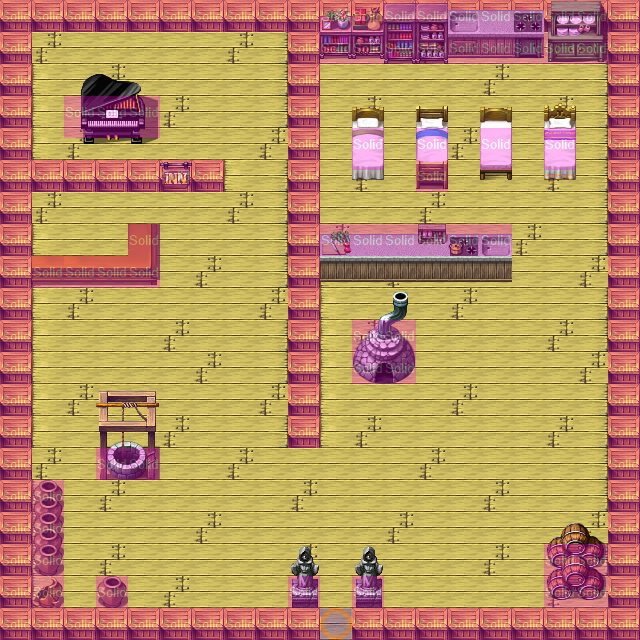

Tiled map render using the project's own tile images. Description and the map definition, with tile-layer contents summarised, below:
An orthogonal 20x20 tile map with 32x32 px tiles, 6 tile layers (Void, BG, Items, Overlay, ...), 5 tilesets.

<map version="1.0" orientation="orthogonal" renderorder="right-down" width="20" height="20" tilewidth="32" tileheight="32" nextobjectid="1">
 <properties>
  <property name="warp_1" value="Home_1_8" />
 </properties>
 <tileset firstgid="1" source="../Tilesets/Specials.tsx" />
 <tileset firstgid="65" source="../Tilesets/LPC_terrain.tsx" />
 <tileset firstgid="1089" source="../Tilesets/Farm_Fishing.tsx" />
 <tileset firstgid="1489" name="TileD" tilewidth="32" tileheight="32">
  <image source="../Random/tiled.png" width="512" height="512" />
 </tileset>
 <tileset firstgid="1745" name="TileB" tilewidth="32" tileheight="32">
  <image source="../Random/tileb.png" width="512" height="512" />
 </tileset>
 <layer name="Void" width="20" height="20">
  <data>[400 cells, 400 non-empty, 1 distinct tile ids]</data>
 </layer>
 <layer name="BG" width="20" height="20">
  <data>[400 cells, 400 non-empty, 5 distinct tile ids]</data>
 </layer>
 <layer name="Items" width="20" height="20">
  <data>[400 cells, 72 non-empty, 55 distinct tile ids]</data>
 </layer>
 <layer name="Overlay" width="20" height="20">
  <properties>
   <property name="overlay" value="1000" />
  </properties>
  <data>[400 cells, 17 non-empty, 16 distinct tile ids]</data>
 </layer>
 <layer name="Overlay2" width="20" height="20">
  <data>[400 cells, 4 non-empty, 4 distinct tile ids]</data>
 </layer>
 <layer name="Collision" width="20" height="20" opacity="0.29">
  <data>[400 cells, 146 non-empty, 3 distinct tile ids]</data>
 </layer>
</map>
